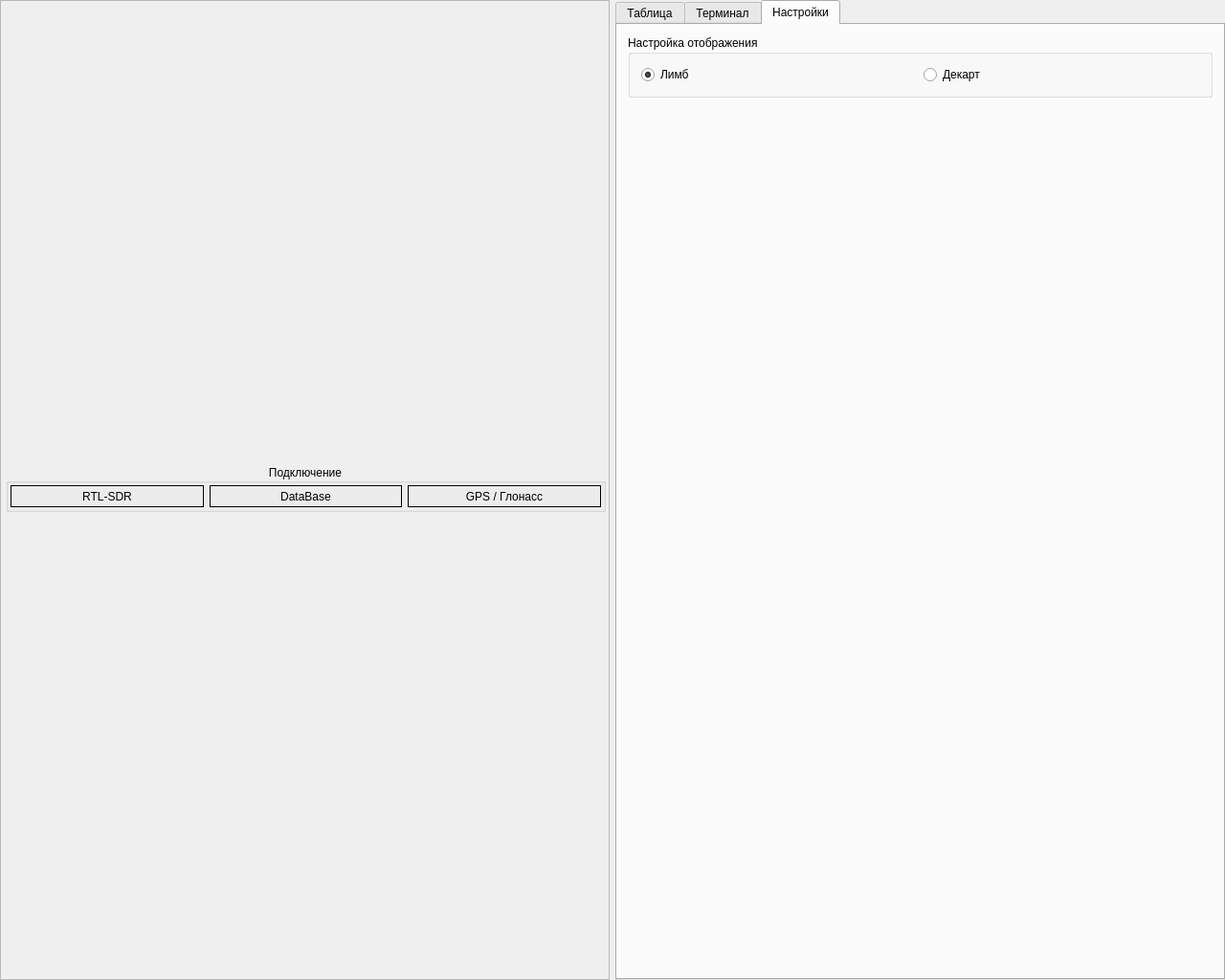
<?xml version="1.0" encoding="UTF-8"?>
<ui version="4.0">
 <class>MainWindow</class>
 <widget class="QMainWindow" name="MainWindow">
  <property name="geometry">
   <rect>
    <x>0</x>
    <y>0</y>
    <width>1280</width>
    <height>1024</height>
   </rect>
  </property>
  <property name="maximumSize">
   <size>
    <width>16777215</width>
    <height>16777215</height>
   </size>
  </property>
  <property name="windowTitle">
   <string>ПОСТ КОНТРОЛЯ ВОЗДУШНОГО ДВИЖЕНИЯ</string>
  </property>
  <widget class="QWidget" name="centralWidget">
   <layout class="QHBoxLayout" name="horizontalLayout_4">
    <property name="leftMargin">
     <number>0</number>
    </property>
    <property name="topMargin">
     <number>0</number>
    </property>
    <property name="rightMargin">
     <number>0</number>
    </property>
    <property name="bottomMargin">
     <number>0</number>
    </property>
    <item>
     <widget class="QFrame" name="frame">
      <property name="sizePolicy">
       <sizepolicy hsizetype="Expanding" vsizetype="Preferred">
        <horstretch>0</horstretch>
        <verstretch>0</verstretch>
       </sizepolicy>
      </property>
      <property name="frameShape">
       <enum>QFrame::StyledPanel</enum>
      </property>
      <property name="frameShadow">
       <enum>QFrame::Raised</enum>
      </property>
      <layout class="QVBoxLayout" name="verticalLayout_3">
       <property name="spacing">
        <number>1</number>
       </property>
       <property name="leftMargin">
        <number>1</number>
       </property>
       <property name="topMargin">
        <number>1</number>
       </property>
       <property name="rightMargin">
        <number>1</number>
       </property>
       <property name="bottomMargin">
        <number>1</number>
       </property>
       <item>
        <layout class="QVBoxLayout" name="verticalLayout">
         <property name="spacing">
          <number>0</number>
         </property>
         <property name="leftMargin">
          <number>2</number>
         </property>
         <item>
          <layout class="QHBoxLayout" name="horizontalLayout">
           <property name="spacing">
            <number>0</number>
           </property>
           <property name="leftMargin">
            <number>2</number>
           </property>
           <property name="topMargin">
            <number>2</number>
           </property>
           <property name="rightMargin">
            <number>2</number>
           </property>
           <property name="bottomMargin">
            <number>2</number>
           </property>
           <item>
            <widget class="QGroupBox" name="groupBox_2">
             <property name="sizePolicy">
              <sizepolicy hsizetype="Preferred" vsizetype="Preferred">
               <horstretch>0</horstretch>
               <verstretch>0</verstretch>
              </sizepolicy>
             </property>
             <property name="maximumSize">
              <size>
               <width>16777215</width>
               <height>50</height>
              </size>
             </property>
             <property name="title">
              <string>Подключение</string>
             </property>
             <property name="alignment">
              <set>Qt::AlignCenter</set>
             </property>
             <layout class="QHBoxLayout" name="horizontalLayout_2">
              <property name="leftMargin">
               <number>2</number>
              </property>
              <property name="topMargin">
               <number>2</number>
              </property>
              <property name="rightMargin">
               <number>2</number>
              </property>
              <property name="bottomMargin">
               <number>2</number>
              </property>
              <item>
               <widget class="QLabel" name="lRtlSdrStatus">
                <property name="frameShape">
                 <enum>QFrame::Box</enum>
                </property>
                <property name="frameShadow">
                 <enum>QFrame::Plain</enum>
                </property>
                <property name="midLineWidth">
                 <number>0</number>
                </property>
                <property name="text">
                 <string>RTL-SDR</string>
                </property>
                <property name="scaledContents">
                 <bool>true</bool>
                </property>
                <property name="alignment">
                 <set>Qt::AlignCenter</set>
                </property>
               </widget>
              </item>
              <item>
               <widget class="QLabel" name="lDBStatus">
                <property name="frameShape">
                 <enum>QFrame::Box</enum>
                </property>
                <property name="text">
                 <string>DataBase</string>
                </property>
                <property name="alignment">
                 <set>Qt::AlignCenter</set>
                </property>
               </widget>
              </item>
              <item>
               <widget class="QLabel" name="lGPSStatus">
                <property name="frameShape">
                 <enum>QFrame::Box</enum>
                </property>
                <property name="text">
                 <string>GPS / Глонасс</string>
                </property>
                <property name="alignment">
                 <set>Qt::AlignCenter</set>
                </property>
               </widget>
              </item>
             </layout>
            </widget>
           </item>
          </layout>
         </item>
         <item>
          <layout class="QHBoxLayout" name="hrlRadarBox">
           <property name="spacing">
            <number>0</number>
           </property>
           <property name="leftMargin">
            <number>0</number>
           </property>
           <property name="rightMargin">
            <number>0</number>
           </property>
           <item>
            <layout class="QVBoxLayout" name="vrlRadar">
             <property name="spacing">
              <number>0</number>
             </property>
             <property name="leftMargin">
              <number>2</number>
             </property>
             <property name="topMargin">
              <number>2</number>
             </property>
             <property name="rightMargin">
              <number>2</number>
             </property>
             <property name="bottomMargin">
              <number>2</number>
             </property>
            </layout>
           </item>
          </layout>
         </item>
        </layout>
       </item>
      </layout>
     </widget>
    </item>
    <item>
     <widget class="QTabWidget" name="tbWorkPanel">
      <property name="sizePolicy">
       <sizepolicy hsizetype="Expanding" vsizetype="Expanding">
        <horstretch>0</horstretch>
        <verstretch>0</verstretch>
       </sizepolicy>
      </property>
      <property name="minimumSize">
       <size>
        <width>600</width>
        <height>0</height>
       </size>
      </property>
      <property name="currentIndex">
       <number>2</number>
      </property>
      <widget class="QWidget" name="tabTableSrc">
       <property name="sizePolicy">
        <sizepolicy hsizetype="Minimum" vsizetype="Preferred">
         <horstretch>0</horstretch>
         <verstretch>0</verstretch>
        </sizepolicy>
       </property>
       <attribute name="title">
        <string>Таблица</string>
       </attribute>
       <layout class="QVBoxLayout" name="verticalLayout_4">
        <item>
         <layout class="QVBoxLayout" name="vltTableSrc">
          <property name="sizeConstraint">
           <enum>QLayout::SetMaximumSize</enum>
          </property>
         </layout>
        </item>
       </layout>
      </widget>
      <widget class="QWidget" name="tabTerminal">
       <attribute name="title">
        <string>Терминал</string>
       </attribute>
       <layout class="QVBoxLayout" name="verticalLayout_2">
        <item>
         <widget class="QTextEdit" name="teTerminal">
          <property name="font">
           <font>
            <family>Ubuntu Mono</family>
            <pointsize>12</pointsize>
           </font>
          </property>
         </widget>
        </item>
        <item>
         <layout class="QHBoxLayout" name="horizontalLayout_3">
          <property name="topMargin">
           <number>0</number>
          </property>
          <item>
           <widget class="QLabel" name="label">
            <property name="text">
             <string>Очередь сообщений</string>
            </property>
           </widget>
          </item>
          <item>
           <widget class="QProgressBar" name="pgDbgMesgFIFO">
            <property name="value">
             <number>0</number>
            </property>
           </widget>
          </item>
         </layout>
        </item>
       </layout>
      </widget>
      <widget class="QWidget" name="tab">
       <attribute name="title">
        <string>Настройки</string>
       </attribute>
       <layout class="QVBoxLayout" name="verticalLayout_5">
        <item>
         <widget class="QGroupBox" name="groupBox">
          <property name="title">
           <string>Настройка отображения</string>
          </property>
          <layout class="QHBoxLayout" name="horizontalLayout_5">
           <item>
            <widget class="QRadioButton" name="rbRadarMode">
             <property name="text">
              <string>Лимб</string>
             </property>
             <property name="checked">
              <bool>true</bool>
             </property>
             <attribute name="buttonGroup">
              <string notr="true">buttonGroup</string>
             </attribute>
            </widget>
           </item>
           <item>
            <widget class="QRadioButton" name="rbCartesianMode">
             <property name="text">
              <string>Декарт</string>
             </property>
             <attribute name="buttonGroup">
              <string notr="true">buttonGroup</string>
             </attribute>
            </widget>
           </item>
          </layout>
         </widget>
        </item>
        <item>
         <spacer name="verticalSpacer">
          <property name="orientation">
           <enum>Qt::Vertical</enum>
          </property>
          <property name="sizeHint" stdset="0">
           <size>
            <width>20</width>
            <height>40</height>
           </size>
          </property>
         </spacer>
        </item>
       </layout>
      </widget>
     </widget>
    </item>
   </layout>
  </widget>
 </widget>
 <layoutdefault spacing="6" margin="11"/>
 <resources/>
 <connections/>
 <buttongroups>
  <buttongroup name="buttonGroup"/>
 </buttongroups>
</ui>
